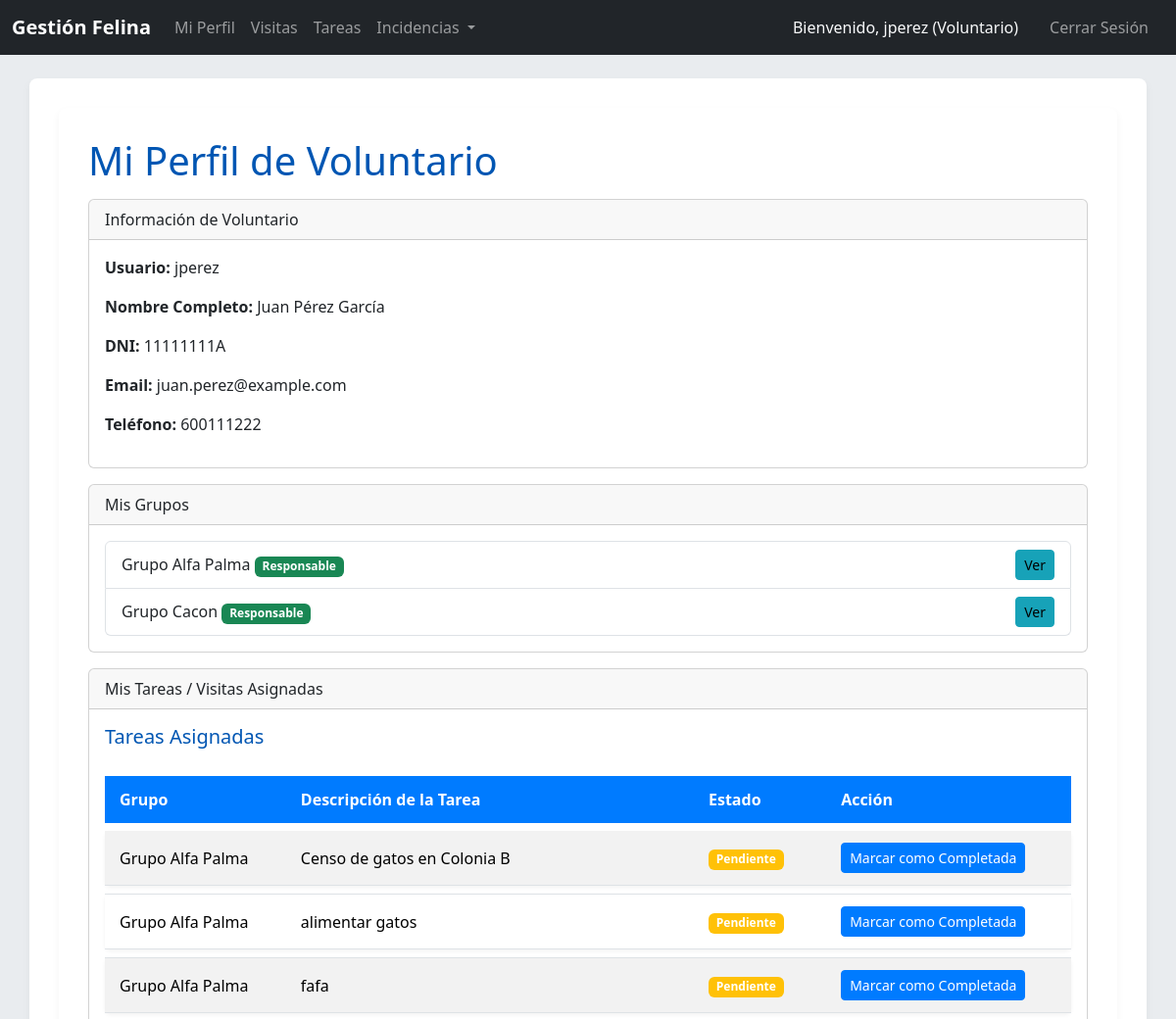
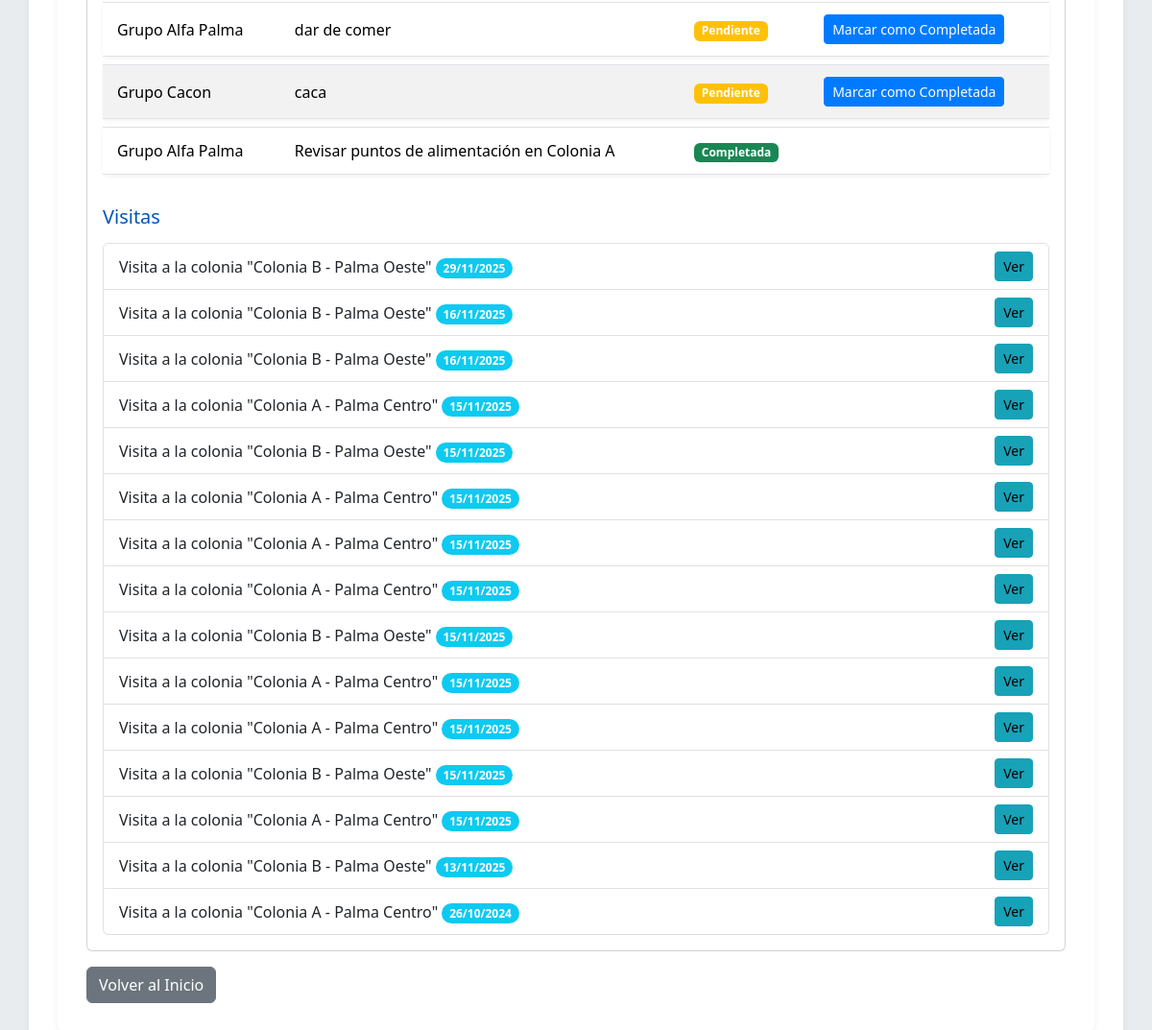
/index.php/voluntarios/show?id=1 (signed in), run on the app's committed database (2 pictures, top to bottom).
### tables this page shows
CREATE TABLE `Voluntario` (
  `idVoluntario` int(11) NOT NULL AUTO_INCREMENT,
  `usuario` varchar(50) NOT NULL,
  `contrasenya` varchar(255) NOT NULL,
  `idInteresado` int(11) NOT NULL,
  PRIMARY KEY (`idVoluntario`),
  UNIQUE KEY `usuario` (`usuario`),
  UNIQUE KEY `idInteresado` (`idInteresado`),
  CONSTRAINT `Voluntario_ibfk_1` FOREIGN KEY (`idInteresado`) REFERENCES `Interesado` (`idInteresado`) ON DELETE CASCADE
);

CREATE TABLE `Interesado` (
  `idInteresado` int(11) NOT NULL AUTO_INCREMENT,
  `DNI` varchar(20) NOT NULL,
  `nombreCompleto` varchar(100) NOT NULL,
  `email` varchar(70) NOT NULL,
  `telefono` varchar(20) DEFAULT NULL,
  PRIMARY KEY (`idInteresado`),
  UNIQUE KEY `DNI` (`DNI`),
  UNIQUE KEY `email` (`email`)
);

CREATE TABLE `Pertenencia` (
  `idPertenencia` int(11) NOT NULL AUTO_INCREMENT,
  `es_responsable` tinyint(1) NOT NULL,
  `idVoluntario` int(11) NOT NULL,
  `idGrupo` int(11) NOT NULL,
  PRIMARY KEY (`idPertenencia`),
  KEY `idVoluntario` (`idVoluntario`),
  KEY `idGrupo` (`idGrupo`),
  CONSTRAINT `Pertenencia_ibfk_1` FOREIGN KEY (`idVoluntario`) REFERENCES `Voluntario` (`idVoluntario`) ON DELETE CASCADE,
  CONSTRAINT `Pertenencia_ibfk_2` FOREIGN KEY (`idGrupo`) REFERENCES `Grupo` (`idGrupo`) ON DELETE CASCADE
);

CREATE TABLE `Grupo` (
  `idGrupo` int(11) NOT NULL AUTO_INCREMENT,
  `nombreGrupo` varchar(50) NOT NULL,
  `idAyuntamiento` int(11) NOT NULL,
  PRIMARY KEY (`idGrupo`),
  KEY `idAyuntamiento` (`idAyuntamiento`),
  CONSTRAINT `Grupo_ibfk_1` FOREIGN KEY (`idAyuntamiento`) REFERENCES `Ayuntamiento` (`idAyuntamiento`) ON DELETE CASCADE
);

CREATE TABLE `Trabajo` (
  `idTrabajo` int(11) NOT NULL AUTO_INCREMENT,
  `descripcionTrabajo` text NOT NULL,
  `completado` tinyint(1) NOT NULL DEFAULT 0,
  `idAyuntamiento` int(11) NOT NULL,
  `idGrupo` int(11) NOT NULL,
  PRIMARY KEY (`idTrabajo`),
  KEY `idAyuntamiento` (`idAyuntamiento`),
  KEY `idGrupo` (`idGrupo`),
  CONSTRAINT `Trabajo_ibfk_1` FOREIGN KEY (`idAyuntamiento`) REFERENCES `Ayuntamiento` (`idAyuntamiento`) ON DELETE CASCADE,
  CONSTRAINT `Trabajo_ibfk_2` FOREIGN KEY (`idGrupo`) REFERENCES `Grupo` (`idGrupo`) ON DELETE CASCADE
);

CREATE TABLE `Visita` (
  `idVisita` int(11) NOT NULL AUTO_INCREMENT,
  `fechaVisita` date NOT NULL,
  `idColonia` int(11) NOT NULL,
  PRIMARY KEY (`idVisita`),
  KEY `idColonia` (`idColonia`),
  CONSTRAINT `Visita_ibfk_1` FOREIGN KEY (`idColonia`) REFERENCES `Colonia` (`idColonia`) ON DELETE CASCADE
);

CREATE TABLE `Colonia` (
  `idColonia` int(11) NOT NULL AUTO_INCREMENT,
  `descripcion` varchar(255) NOT NULL,
  `comentarios` text DEFAULT NULL,
  `idUbicacion` int(11) NOT NULL,
  `idAyuntamiento` int(11) NOT NULL,
  PRIMARY KEY (`idColonia`),
  KEY `idUbicacion` (`idUbicacion`),
  KEY `idAyuntamiento` (`idAyuntamiento`),
  CONSTRAINT `Colonia_ibfk_1` FOREIGN KEY (`idUbicacion`) REFERENCES `Ubicacion` (`idUbicacion`) ON DELETE CASCADE,
  CONSTRAINT `Colonia_ibfk_2` FOREIGN KEY (`idAyuntamiento`) REFERENCES `Ayuntamiento` (`idAyuntamiento`) ON DELETE CASCADE
);

### config/database.php (called while the page is built, shortened)
<?php
class Database {
    private static $host = 'localhost';
    private static $db_name = 'gatos_mallorca';
    private static $username = 'root';
    private static $password = '';
    private static $conn;
    public static function getConnection() {
        if (self::$conn === null) {
            try {
                self::$conn = new PDO("mysql:host=" . self::$host . ";dbname=" . self::$db_name, self::$username, self::$password);
                self::$conn->setAttribute(PDO::ATTR_ERRMODE, PDO::ERRMODE_EXCEPTION);
                self::$conn->exec("set names utf8");
            } catch(PDOException $exception) {
                echo "Error de conexión a la base de datos: " . $exception->getMessage();
                exit();
            }
        }
        return self::$conn;
    }
}
?>

### models/BaseModel.php (called while the page is built, shortened)
<?php
class BaseModel {
    protected $conn;
    protected $table_name;
    public function __construct() {
        $this->conn = Database::getConnection();
    }
    public function getById($id) {
        $query = "SELECT * FROM " . $this->table_name . " WHERE id" . ucfirst($this->table_name) . " = :id LIMIT 0,1";
        $stmt = $this->conn->prepare($query);
        $stmt->bindParam(':id', $id);
        $stmt->execute();
        return $stmt->fetch(PDO::FETCH_OBJ);
    }
    protected function executeQuery($query, $params = [], $fetch_all = true) {
        $stmt = $this->conn->prepare($query);
        foreach ($params as $key => $value) {
            $stmt->bindValue($key, $value);
        }
        $stmt->execute();
        if ($fetch_all) {
            return $stmt->fetchAll(PDO::FETCH_OBJ);
        }
        return $stmt->fetch(PDO::FETCH_OBJ);
    }
}
?>

### models/Interesado.php (called while the page is built, shortened)
<?php
class Interesado extends BaseModel {
    public function getById($id) {
        $query = "
            SELECT
                i.idInteresado,
                i.DNI,
                i.nombreCompleto,
                i.email,
                i.telefono,
                CASE WHEN v.idVoluntario IS NOT NULL THEN TRUE ELSE FALSE END AS es_voluntario
            FROM
                Interesado i
            LEFT JOIN
                Voluntario v ON i.idInteresado = v.idInteresado
            WHERE
                i.idInteresado = :id
            LIMIT 0,1
        ";
        return $this->executeQuery($query, [':id' => $id], false);
    }
}

### models/Voluntario.php (called while the page is built, shortened)
<?php
class Voluntario extends BaseModel {
    public function getGrupos($idVoluntario) {
        $query = "
            SELECT g.idGrupo, g.nombreGrupo, p.es_responsable
            FROM Grupo g
            JOIN Pertenencia p ON g.idGrupo = p.idGrupo
            WHERE p.idVoluntario = :idVoluntario
            ORDER BY g.nombreGrupo ASC
        ";
        return $this->executeQuery($query, [':idVoluntario' => $idVoluntario]);
    }
    public function getTareas($idVoluntario) {
        $query = "
            SELECT t.idTrabajo, t.descripcionTrabajo, t.completado, g.nombreGrupo
            FROM Trabajo t
            JOIN Grupo g ON t.idGrupo = g.idGrupo
            WHERE t.idGrupo IN (
                SELECT idGrupo FROM Pertenencia WHERE idVoluntario = :idVoluntario
            )
            ORDER BY t.completado ASC, g.nombreGrupo ASC
        ";
        return $this->executeQuery($query, [':idVoluntario' => $idVoluntario]);
    }
    public function getVisitas($idVoluntario) {
        $query = "
            SELECT v.idVisita, v.fechaVisita, c.descripcion as nombreColonia
            FROM Visita v
            JOIN VisitaVoluntario vv ON v.idVisita = vv.idVisita
            JOIN Colonia c ON v.idColonia = c.idColonia
            WHERE vv.idVoluntario = :idVoluntario
            ORDER BY v.fechaVisita DESC
        ";
        return $this->executeQuery($query, [':idVoluntario' => $idVoluntario]);
    }
}

### views/voluntarios/show.php (the view, shortened to what this page needs)
<?php require_once __DIR__ . '/../partials/header.php'; ?>
<div class="container">
    <h1>Mi Perfil de Voluntario</h1>
    <div class="card mb-3">
        <div class="card-header">
            Información de Voluntario
        </div>
        <div class="card-body">
            <p><strong>Usuario:</strong> <?php echo htmlspecialchars($voluntario->usuario); ?></p>
            <p><strong>Nombre Completo:</strong> <?php echo htmlspecialchars($interesado->nombreCompleto); ?></p>
            <p><strong>DNI:</strong> <?php echo htmlspecialchars($interesado->DNI); ?></p>
            <p><strong>Email:</strong> <?php echo htmlspecialchars($interesado->email); ?></p>
            <p><strong>Teléfono:</strong> <?php echo htmlspecialchars($interesado->telefono ?? 'N/A'); ?></p>
        </div>
    </div>
    <div class="card mb-3">
        <div class="card-header">
            Mis Grupos
        </div>
        <div class="card-body">
            <?php if (empty($grupos)): ?>
                <p>No perteneces a ningún grupo actualmente.</p>
            <?php else: ?>
                <ul class="list-group">
                    <?php foreach ($grupos as $grupo): ?>
                        <li class="list-group-item d-flex justify-content-between align-items-center">
                            <div>
                                <?php echo htmlspecialchars($grupo->nombreGrupo); ?>
                                <?php if ($grupo->es_responsable): ?>
                                    <span class="badge bg-success">Responsable</span>
                                <?php endif; ?>
                            </div>
                            <a href="<?php echo url('grupos/show?id=' . htmlspecialchars($grupo->idGrupo)); ?>" class="btn btn-info btn-sm">Ver</a>
                        </li>
                    <?php endforeach; ?>
                </ul>
            <?php endif; ?>
        </div>
    </div>
    <div class="card mb-3">
        <div class="card-header">
            Mis Tareas / Visitas Asignadas
        </div>
        <div class="card-body">
            <h5>Tareas Asignadas</h5>
            <?php if (empty($tareas)): ?>
                <p>No tienes tareas asignadas.</p>
            <?php else: ?>
                <table class="table table-striped">
                    <thead>
                        <tr>
                            <th>Grupo</th>
                            <th>Descripción de la Tarea</th>
                            <th>Estado</th>
                            <th>Acción</th>
                        </tr>
                    </thead>
                    <tbody>
                        <?php foreach ($tareas as $tarea): ?>
                            <tr>
                                <td><?php echo htmlspecialchars($tarea->nombreGrupo); ?></td>
                                <td><?php echo htmlspecialchars($tarea->descripcionTrabajo); ?></td>
                                <td>
                                    <?php if ($tarea->completado): ?>
                                        <span class="badge bg-success">Completada</span>
                                    <?php else: ?>
                                        <span class="badge bg-warning">Pendiente</span>
                                    <?php endif; ?>
                                </td>
                                <td>
                                    <?php if (!$tarea->completado): ?>
                                        <form action="<?php echo url('trabajos/completar'); ?>" method="POST" style="display:inline;">
                                            <button type="submit" class="btn btn-primary btn-sm">Marcar como Completada</button>
                                        </form>
                                    <?php endif; ?>
                                </td>
                            </tr>
                        <?php endforeach; ?>
                    </tbody>
                </table>
            <?php endif; ?>
            <h5 class="mt-4">Visitas</h5>
            <?php if (empty($visitas)): ?>
                <p>No tienes visitas programadas.</p>
            <?php else: ?>
                <ul class="list-group">
                    <?php foreach ($visitas as $visita): ?>
                        <li class="list-group-item d-flex justify-content-between align-items-center">
                            <div>
                                Visita a la colonia "<?php echo htmlspecialchars($visita->nombreColonia); ?>"
                                <span class="badge bg-info rounded-pill"><?php echo date('d/m/Y', strtotime($visita->fechaVisita)); ?></span>
                            </div>
                            <a href="<?php echo url('visitas/show?id=' . htmlspecialchars($visita->idVisita) . '&from_profile=' . htmlspecialchars($_SESSION['user_id'])); ?>" class="btn btn-info btn-sm">Ver</a>
                        </li>
                    <?php endforeach; ?>
                </ul>
            <?php endif; ?>
        </div>
    </div>
    <a href="<?php echo url(''); ?>" class="btn btn-secondary">Volver al Inicio</a>
</div>
<?php require_once __DIR__ . '/../partials/footer.php'; ?>

### public/css/style.css (style rules this page uses)
body { font-family: 'Segoe UI', Tahoma, Geneva, Verdana, sans-serif; background-color: #e9ecef; color: #343a40; }
.container { background-color: #ffffff; padding: 30px; border-radius: 8px; box-shadow: 0 4px 8px rgba(0,0,0,0.05); margin-bottom: 30px; }
h1, h2, h3, h4, h5, h6 { color: #0056b3; margin-bottom: 15px; }
.btn-primary { background-color: #007bff; border-color: #007bff; }
.btn-info { background-color: #17a2b8; border-color: #17a2b8; }
.table { margin-top: 20px; border-collapse: separate; border-spacing: 0 8px; }
.table thead th { background-color: #007bff; color: white; border: none; padding: 12px 15px; }
.table tbody tr { background-color: #f8f9fa; border-radius: 5px; box-shadow: 0 2px 4px rgba(0,0,0,0.05); transition: all 0.2s ease-in-out; }
.table tbody td { padding: 12px 15px; vertical-align: middle; border-top: 1px solid #dee2e6; }
.table tbody tr:first-child td { border-top: none; }

### data on the page
voluntario: usuario "jperez"
interesado: nombreCompleto "Juan Pérez García", DNI "11111111A", email "juan.perez@example.com", telefono "600111222"
pertenencia: idGrupo.nombreGrupo "Grupo Alfa Palma", es_responsable "Responsable"
pertenencia: idGrupo.nombreGrupo "Grupo Cacon", es_responsable "Responsable"
trabajo: idGrupo.nombreGrupo "Grupo Alfa Palma", descripcionTrabajo "Censo de gatos en Colonia B", completado "Pendiente"
trabajo: idGrupo.nombreGrupo "Grupo Alfa Palma", descripcionTrabajo "alimentar gatos", completado "Pendiente"
trabajo: idGrupo.nombreGrupo "Grupo Alfa Palma", descripcionTrabajo "fafa", completado "Pendiente"
trabajo: idGrupo.nombreGrupo "Grupo Alfa Palma", descripcionTrabajo "dar de comer", completado "Pendiente"
trabajo: idGrupo.nombreGrupo "Grupo Cacon", descripcionTrabajo "caca", completado "Pendiente"
trabajo: idGrupo.nombreGrupo "Grupo Alfa Palma", descripcionTrabajo "Revisar puntos de alimentación en Colonia A", completado "Completada"
visita: idColonia.descripcion "Colonia B - Palma Oeste", fechaVisita "29/11/2025"
visita: idColonia.descripcion "Colonia B - Palma Oeste", fechaVisita "16/11/2025"
visita: idColonia.descripcion "Colonia B - Palma Oeste", fechaVisita "16/11/2025"
visita: idColonia.descripcion "Colonia A - Palma Centro", fechaVisita "15/11/2025"
visita: idColonia.descripcion "Colonia B - Palma Oeste", fechaVisita "15/11/2025"
visita: idColonia.descripcion "Colonia A - Palma Centro", fechaVisita "15/11/2025"
visita: idColonia.descripcion "Colonia A - Palma Centro", fechaVisita "15/11/2025"
visita: idColonia.descripcion "Colonia A - Palma Centro", fechaVisita "15/11/2025"
visita: idColonia.descripcion "Colonia B - Palma Oeste", fechaVisita "15/11/2025"
visita: idColonia.descripcion "Colonia A - Palma Centro", fechaVisita "15/11/2025"
visita: idColonia.descripcion "Colonia A - Palma Centro", fechaVisita "15/11/2025"
visita: idColonia.descripcion "Colonia B - Palma Oeste", fechaVisita "15/11/2025"
visita: idColonia.descripcion "Colonia A - Palma Centro", fechaVisita "15/11/2025"
visita: idColonia.descripcion "Colonia B - Palma Oeste", fechaVisita "13/11/2025"
visita: idColonia.descripcion "Colonia A - Palma Centro", fechaVisita "26/10/2024"

### other printed values
$_SESSION['username'] "jperez"
$_SESSION['user_type'] "Voluntario"
